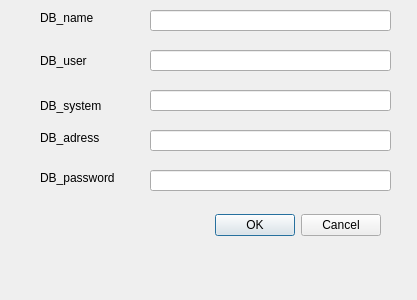
<?xml version="1.0" encoding="UTF-8"?>
<ui version="4.0">
 <class>db_dialog</class>
 <widget class="QDialog" name="db_dialog">
  <property name="geometry">
   <rect>
    <x>0</x>
    <y>0</y>
    <width>417</width>
    <height>300</height>
   </rect>
  </property>
  <property name="windowTitle">
   <string>Dialog</string>
  </property>
  <property name="modal">
   <bool>true</bool>
  </property>
  <widget class="QDialogButtonBox" name="buttonBox">
   <property name="geometry">
    <rect>
     <x>40</x>
     <y>210</y>
     <width>341</width>
     <height>31</height>
    </rect>
   </property>
   <property name="orientation">
    <enum>Qt::Orientation::Horizontal</enum>
   </property>
   <property name="standardButtons">
    <set>QDialogButtonBox::StandardButton::Cancel|QDialogButtonBox::StandardButton::Ok</set>
   </property>
  </widget>
  <widget class="QLineEdit" name="name_edit">
   <property name="geometry">
    <rect>
     <x>150</x>
     <y>10</y>
     <width>241</width>
     <height>21</height>
    </rect>
   </property>
  </widget>
  <widget class="QLabel" name="db_label">
   <property name="geometry">
    <rect>
     <x>40</x>
     <y>10</y>
     <width>58</width>
     <height>16</height>
    </rect>
   </property>
   <property name="text">
    <string>DB_name</string>
   </property>
  </widget>
  <widget class="QLabel" name="User_label">
   <property name="geometry">
    <rect>
     <x>40</x>
     <y>50</y>
     <width>61</width>
     <height>21</height>
    </rect>
   </property>
   <property name="text">
    <string>DB_user</string>
   </property>
  </widget>
  <widget class="QLineEdit" name="user_edit">
   <property name="geometry">
    <rect>
     <x>150</x>
     <y>50</y>
     <width>241</width>
     <height>21</height>
    </rect>
   </property>
  </widget>
  <widget class="QLabel" name="system_label">
   <property name="geometry">
    <rect>
     <x>40</x>
     <y>95</y>
     <width>71</width>
     <height>21</height>
    </rect>
   </property>
   <property name="text">
    <string>DB_system</string>
   </property>
  </widget>
  <widget class="QLineEdit" name="system_edit">
   <property name="geometry">
    <rect>
     <x>150</x>
     <y>90</y>
     <width>241</width>
     <height>21</height>
    </rect>
   </property>
  </widget>
  <widget class="QLabel" name="adress_label">
   <property name="geometry">
    <rect>
     <x>40</x>
     <y>130</y>
     <width>71</width>
     <height>16</height>
    </rect>
   </property>
   <property name="text">
    <string>DB_adress</string>
   </property>
  </widget>
  <widget class="QLineEdit" name="adress_edit">
   <property name="geometry">
    <rect>
     <x>150</x>
     <y>130</y>
     <width>241</width>
     <height>21</height>
    </rect>
   </property>
   <property name="font">
    <font>
     <pointsize>15</pointsize>
     <bold>true</bold>
    </font>
   </property>
  </widget>
  <widget class="QLabel" name="password_label">
   <property name="geometry">
    <rect>
     <x>40</x>
     <y>170</y>
     <width>101</width>
     <height>16</height>
    </rect>
   </property>
   <property name="text">
    <string>DB_password</string>
   </property>
  </widget>
  <widget class="QLineEdit" name="password_edit">
   <property name="geometry">
    <rect>
     <x>150</x>
     <y>170</y>
     <width>241</width>
     <height>21</height>
    </rect>
   </property>
   <property name="echoMode">
    <enum>QLineEdit::EchoMode::PasswordEchoOnEdit</enum>
   </property>
  </widget>
 </widget>
 <resources/>
 <connections>
  <connection>
   <sender>buttonBox</sender>
   <signal>accepted()</signal>
   <receiver>db_dialog</receiver>
   <slot>accept()</slot>
   <hints>
    <hint type="sourcelabel">
     <x>248</x>
     <y>254</y>
    </hint>
    <hint type="destinationlabel">
     <x>157</x>
     <y>274</y>
    </hint>
   </hints>
  </connection>
  <connection>
   <sender>buttonBox</sender>
   <signal>rejected()</signal>
   <receiver>db_dialog</receiver>
   <slot>reject()</slot>
   <hints>
    <hint type="sourcelabel">
     <x>316</x>
     <y>260</y>
    </hint>
    <hint type="destinationlabel">
     <x>286</x>
     <y>274</y>
    </hint>
   </hints>
  </connection>
 </connections>
</ui>
